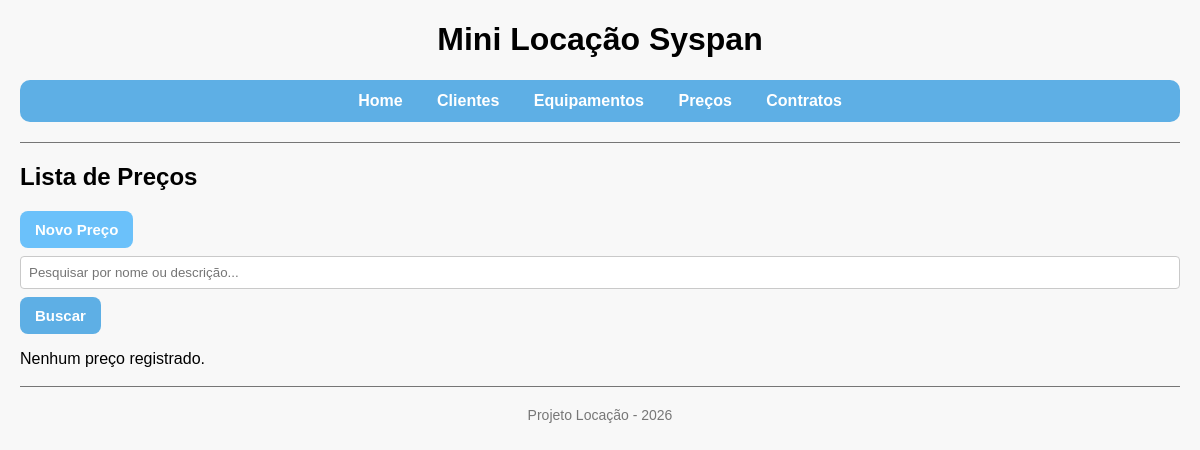
The app's page /projeto-locacao/precos/listar.php, older data.
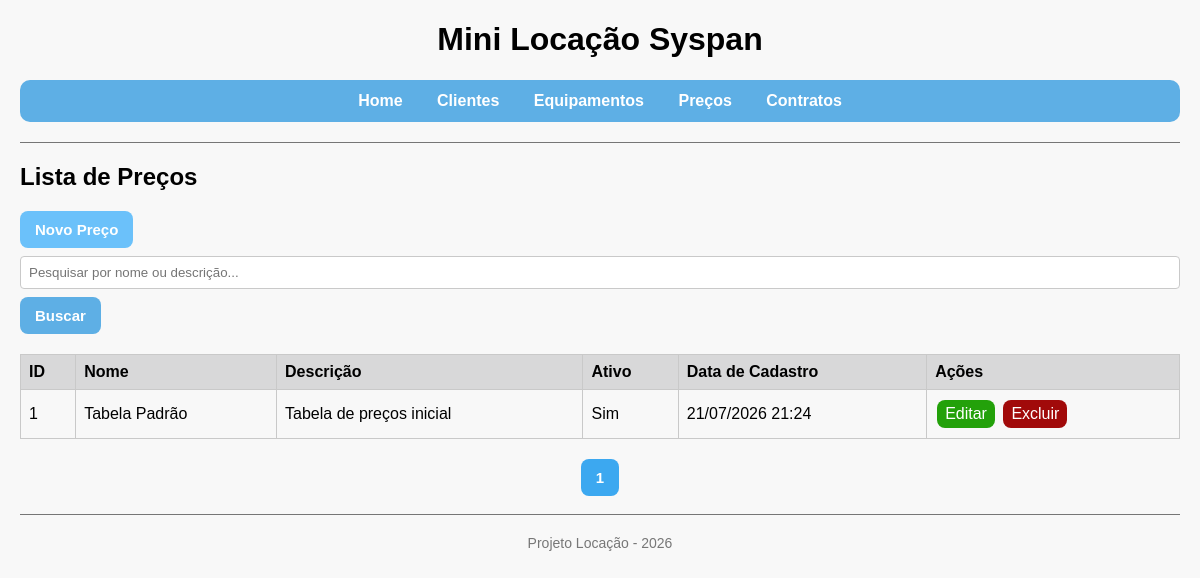
The same page, newer data.
### tables this page shows
CREATE TABLE IF NOT EXISTS precos (
 id INT AUTO_INCREMENT PRIMARY KEY,
 nome VARCHAR(100) NOT NULL,
 descricao VARCHAR(255) NULL,
 ativo TINYINT(1) NOT NULL DEFAULT 1,
 created_at DATETIME NOT NULL DEFAULT CURRENT_TIMESTAMP
);

### projeto-locacao/helpers.php (called while the page is built, shortened)
<?php
    function e(string $value): string {
        return htmlspecialchars($value, ENT_QUOTES | ENT_SUBSTITUTE, 'UTF-8');
    }
?>

### projeto-locacao/precos/listar.php (the view)
<?php
    require_once '../conexao.php';
    require_once '../helpers.php';
    $pagina = max(1, (int)($_GET['pagina'] ?? 1));
    $registros_pagina  = 5;
    $offset = ($pagina - 1) * $registros_pagina;
    $busca  = trim($_GET['busca'] ?? '');
    $sql = 'SELECT id, nome, descricao, ativo, created_at FROM precos WHERE nome LIKE :busca OR descricao LIKE :busca
            ORDER BY nome ASC LIMIT :registros_pagina OFFSET :offset';
    $consulta = $pdo->prepare($sql);
    $consulta->bindValue(':busca', "%$busca%", PDO::PARAM_STR);
    $consulta->bindValue(':registros_pagina', $registros_pagina, PDO::PARAM_INT);
    $consulta->bindValue(':offset', $offset, PDO::PARAM_INT);
    $consulta->execute();
    $precos = $consulta->fetchAll();
    $sql = 'SELECT COUNT(*) FROM precos WHERE nome LIKE :busca OR descricao LIKE :busca';
    $consulta = $pdo->prepare($sql);
    $consulta->execute([':busca' => "%$busca%"]);
    $total_precos = $consulta->fetchColumn();
    $total_paginas = max(1, ceil($total_precos / $registros_pagina));
    require_once '../layout/header.php';
?>
<h2>Lista de Preços</h2>
<a class="links" href="novo.php">Novo Preço</a>
<form method="GET">
    <input type="text" name="busca" placeholder="Pesquisar por nome ou descrição..." value="<?= e($busca) ?>">
    <button type="submit">Buscar</button>
</form>
<?php if(!empty($precos)): ?>
    <table>
        <tr>
            <th>ID</th>
            <th>Nome</th>
            <th>Descrição</th>
            <th>Ativo</th>
            <th>Data de Cadastro</th>
            <th>Ações</th>
        </tr>
        <?php foreach($precos as $row): ?>
            <tr>
                <td><?= (int)$row["id"] ?></td>
                <td><?= e($row["nome"]) ?></td>
                <td><?= e($row["descricao"]) ?></td>
                <td><?= $row["ativo"] ? 'Sim' : 'Não' ?></td>
                <td><?= date('d/m/Y H:i', strtotime($row["created_at"])) ?></td>
                <td>
                    <a class="botao-editar" href="editar.php?id=<?= (int)$row["id"] ?>">Editar</a>
                    <a class="botao-excluir" href="excluir.php?id=<?= (int)$row["id"] ?>">Excluir</a>
                </td>
            </tr>
        <?php endforeach; ?>
    </table>
    <div class="paginacao">
        <?php for($i=1; $i <= $total_paginas; $i++): ?>
            <a href="?pagina=<?= $i ?>&busca=<?= e($busca) ?>" class="<?= $i == $pagina ? 'ativa' : '' ?>"><?= $i ?></a>
        <?php endfor; ?>
    </div>
<?php else: ?>
    <p>Nenhum preço registrado.</p>
<?php endif; ?>
<?php require_once '../layout/footer.php'; ?>

### projeto-locacao/layout/header.php (shortened to what this page needs)
<!DOCTYPE html>
<html>
    <head>
        <link rel="stylesheet" href="/syspan-estagio-locacao/projeto-locacao/assets/css/style.css">
    </head>
    <body>
        <h1>Mini Locação Syspan</h1>
        <nav>
            <a href="/syspan-estagio-locacao/projeto-locacao/index.php">Home</a>
            <a href="/syspan-estagio-locacao/projeto-locacao/clientes/listar.php">Clientes</a>
            <a href="/syspan-estagio-locacao/projeto-locacao/equipamentos/listar.php">Equipamentos</a>
            <a href="/syspan-estagio-locacao/projeto-locacao/precos/listar.php">Preços</a>
            <a href="/syspan-estagio-locacao/projeto-locacao/contratos/listar.php">Contratos</a>
        </nav>
        <hr>

### projeto-locacao/layout/footer.php
        <hr>
        <footer>
            <p>Projeto Locação - <?= date('Y') ?></p>
        </footer>
    </body>
</html>

### projeto-locacao/assets/css/style.css (style rules this page uses)
body { font-family: "Gill Sans Extrabold", Helvetica, sans-serif; background: #f8f8f8; margin: 20px; }
h1 { text-align: center; }
nav { text-align: center; margin-bottom: 20px; background-color: #5eafe5; padding: 12px; border-radius: 10px; }
nav a { padding: 0 15px; text-decoration: none; color: #ffffff; font-weight: bold; border-radius: 10px; }
hr { margin-top: 18px; border: 0; border-top: 1px solid #767676; }
table { width: 100%; border-collapse: collapse; margin-top: 20px; overflow: hidden; border: 1px solid #c9c9c9; }
th, td { padding: 8px; text-align: left; border: 1px solid #c9c9c9; }
th { background: #d8d8d9; }
td a { padding: 5px 8px; border-radius: 8px; text-decoration: none; display: inline-block; margin: 2px; }
.botao-editar { background: #23a10a; color: white; }
.botao-excluir { background: #a10a0a; color: white; }
.links { padding: 10px 15px; border-radius: 8px; text-decoration: none; background-color: #6bc1fa; color: white; font-size: 15px; font-weight: bold; display: inline-block; }
input, select, textarea { width: 100%; padding: 8px; margin: 8px 0; box-sizing: border-box; border: 1px solid #c9c9c9; border-radius: 4px; }
button { padding: 10px 15px; border: none; border-radius: 8px; background-color: #5eafe5; color: white; font-size: 15px; font-weight: bold; cursor: pointer; }
.paginacao { margin-top: 20px; text-align: center; }
.paginacao a { display: inline-flex; align-items: center; justify-content: center; padding: 10px 15px; border-radius: 8px; text-decoration: none; background-color: #6bc1fa; color: white; font-size: 15px; font-weight: bold; transition: 0.3s; }
.paginacao a.ativa { background-color: #3ca8f0; }
footer { text-align: center; font-size: 14px; margin-top: 20px; color: #777; }

Row changes from the older to the newer data that the page shows:
added precos: id "1", nome "Tabela Padrão", descricao "Tabela de preços inicial", ativo "Sim", created_at "21/07/2026 21:24"
Text that changed along with them:
text no longer shown: "Nenhum preço registrado."
text now shown: "ID Nome Descrição Ativo Data de Cadastro Ações"
new list line: "1"
